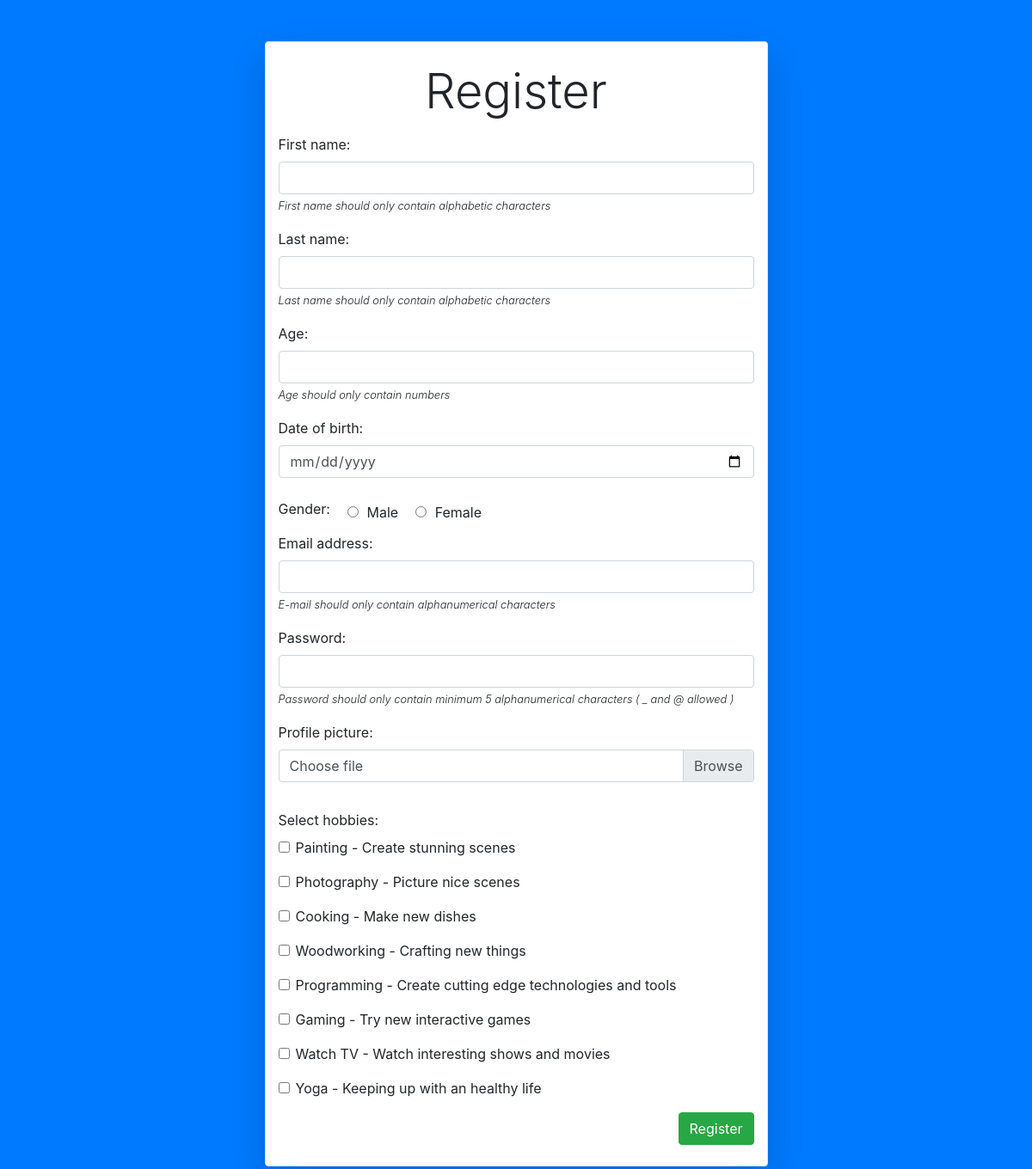
Screenshot of /register/ with the database file from the repository.
### MainApp/models.py (models this page shows)
class Hobby(models.Model):
    hobbyName = models.CharField(max_length=10, primary_key=True)
    hobbyInfo = models.TextField(max_length=3000)

### MainApp/views.py (the view)
# urls.py: path('register/', views.register, name='register'),
@csrf_exempt
def register(req):
    if req.method == 'GET':
        hobbyList = Hobby.objects.all().values('hobbyName', 'hobbyInfo')
        return render(req, 'MainApp/register.html', { 'hobbyList': hobbyList })
    else:
        raise Http404("Something went wrong !", {})

### MainApp/templates/MainApp/register.html (shortened to what this page needs)
{% load staticfiles %}
<!DOCTYPE html>
<html lang="en" dir="ltr">
  <head>
    <link rel="stylesheet" href="https://maxcdn.bootstrapcdn.com/bootstrap/4.1.3/css/bootstrap.min.css">
  </head>
  <body class="bg-primary">
    <div class="container-fluid">
      <div class="row w-50 mx-auto">
        <div class="col-md border rounded shadow-lg bg-white mt-5">
          <p class="display-4 text-center mt-4"> Register </small>
          <form id="registerForm" action="/newUser/" method="POST">
            <div class="form-group">
              <label for="firstName"> First name: </label>
              <input type="text" class="form-control" id="firstName" name="firstName" pattern="[A-Z][a-z]{3,19}" >
              <small class="font-weight-light font-italic"> First name should only contain alphabetic characters </small>
            </div>
            <div class="form-group">
              <label for="lastName"> Last name: </label>
              <input type="text" class="form-control" id="lastName" name="lastName" pattern="[A-Z][a-z]{3,19}"  >
              <small class="font-weight-light font-italic"> Last name should only contain alphabetic characters </small>
            </div>
            <div class="form-group">
              <label for="age"> Age: </label>
              <input type="text" class="form-control" id="age" name="age" pattern="[0-9]{2}" >
              <small class="font-weight-light font-italic"> Age should only contain numbers </small>
            </div>
            <div class="form-group">
              <label for="dob"> Date of birth: </label>
              <input type="date" class="form-control" id="dob" name="dob" >
            </div>
            <div class="form-check-inline mt-2">
              <label for="gender"> Gender: </label>
              <div class="form-check">
                <input type="radio" class="form-check-input" id="maleGender" name="gender" value="Male" >
                <label class="form-check-label" for="male"> Male </label>
              </div>
              <div class="form-check">
                <input type="radio" class="form-check-input" id="femaleGender" name="gender" value="Female" >
                <label class="form-check-label" for="female"> Female </label>
              </div>
            </div>
            <div class="form-group mt-2">
              <label for="email"> Email address: </label>
              <input type="email" class="form-control" id="email" name="email" pattern="[a-zA-Z0-9.]+@[a-zA-Z0-9.]+\.[a-zA-Z]{2,}" >
              <small class="font-weight-light font-italic"> E-mail should only contain alphanumerical characters </small>
          </div>
            <div class="form-group">
              <label for="pwd"> Password: </label>
              <input type="password" class="form-control" id="pwd" name="pwd" pattern=".[a-zA-Z0-9]{5,}" required>
              <small class="font-weight-light font-italic"> Password should only contain minimum 5 alphanumerical characters ( _ and @ allowed ) </small>
            </div>
            <div class="form-group">
              <label for="profilePic"> Profile picture: </label>
              <div class="custom-file mb-3">
                <label class="custom-file-label" for="profilePic"> Choose file </label>
              </div>
            </div>
            <div class="form-group">
              <label for="hobbies"> Select hobbies: </label>
              <div class="form-check">
                {% for hobby in hobbyList %}
                  <p> <input type="checkbox" class="form-check-input" id="{{ hobby.hobbyName }}" name="hobby" value="{{ hobby.hobbyName }}"> {{ hobby.hobbyName }} - {{ hobby.hobbyInfo }} </p>
                {% endfor %}
              </div>
            </div>
            <div class="float-right d-flex justify-content-around mb-4">
              <input type="submit" class="btn btn-success btn-md" value="Register" id="register">
            </div>
          </form>
        </div>
      </div>
      <br>
      <br>
    </div>
  </body>
</html>

### rows the page displays
Hobby: hobbyName "Painting", hobbyInfo "Create stunning scenes"
Hobby: hobbyName "Photography", hobbyInfo "Picture nice scenes"
Hobby: hobbyName "Cooking", hobbyInfo "Make new dishes"
Hobby: hobbyName "Woodworking", hobbyInfo "Crafting new things"
Hobby: hobbyName "Programming", hobbyInfo "Create cutting edge technologies and tools"
Hobby: hobbyName "Gaming", hobbyInfo "Try new interactive games"
Hobby: hobbyName "Watch TV", hobbyInfo "Watch interesting shows and movies"
Hobby: hobbyName "Yoga", hobbyInfo "Keeping up with an healthy life"
